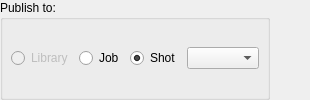
         <widget class="QFrame" name="frame">
          <property name="sizePolicy">
           <sizepolicy hsizetype="Preferred" vsizetype="Maximum">
            <horstretch>0</horstretch>
            <verstretch>0</verstretch>
           </sizepolicy>
          </property>
          <property name="frameShape">
           <enum>QFrame::NoFrame</enum>
          </property>
          <property name="frameShadow">
           <enum>QFrame::Raised</enum>
          </property>
          <layout class="QHBoxLayout" name="horizontalLayout_8">
           <property name="margin">
            <number>0</number>
           </property>
           <item>
            <widget class="QGroupBox" name="publishTo_groupBox">
             <property name="enabled">
              <bool>true</bool>
             </property>
             <property name="sizePolicy">
              <sizepolicy hsizetype="Maximum" vsizetype="Preferred">
               <horstretch>0</horstretch>
               <verstretch>0</verstretch>
              </sizepolicy>
             </property>
             <property name="title">
              <string>Publish to:</string>
             </property>
             <layout class="QHBoxLayout" name="publishTo_horizontalLayout">
              <property name="margin">
               <number>8</number>
              </property>
              <item>
               <widget class="QRadioButton" name="publishToLibrary_radioButton">
                <property name="enabled">
                 <bool>false</bool>
                </property>
                <property name="toolTip">
                 <string>&lt;html&gt;&lt;head/&gt;&lt;body&gt;&lt;p&gt;Publish to the global asset library location specified in the main Icarus settings. Published assets will be available to all jobs.&lt;/p&gt;&lt;/body&gt;&lt;/html&gt;</string>
                </property>
                <property name="autoFillBackground">
                 <bool>false</bool>
                </property>
                <property name="text">
                 <string>Library</string>
                </property>
                <property name="checked">
                 <bool>false</bool>
                </property>
                <property name="autoExclusive">
                 <bool>true</bool>
                </property>
               </widget>
              </item>
              <item>
               <widget class="QRadioButton" name="publishToJob_radioButton">
                <property name="enabled">
                 <bool>true</bool>
                </property>
                <property name="toolTip">
                 <string>&lt;html&gt;&lt;head/&gt;&lt;body&gt;&lt;p&gt;Publish to the assets directory for the current job. Published assets will be available to all shots belonging to this job.&lt;/p&gt;&lt;/body&gt;&lt;/html&gt;</string>
                </property>
                <property name="autoFillBackground">
                 <bool>false</bool>
                </property>
                <property name="text">
                 <string>Job</string>
                </property>
                <property name="checked">
                 <bool>false</bool>
                </property>
                <property name="autoExclusive">
                 <bool>true</bool>
                </property>
               </widget>
              </item>
              <item>
               <widget class="QRadioButton" name="publishToShot_radioButton">
                <property name="enabled">
                 <bool>true</bool>
                </property>
                <property name="toolTip">
                 <string>&lt;html&gt;&lt;head/&gt;&lt;body&gt;&lt;p&gt;Publish to the assets folder for the specified shot. Published assets will be available to this shot only.&lt;/p&gt;&lt;/body&gt;&lt;/html&gt;</string>
                </property>
                <property name="autoFillBackground">
                 <bool>false</bool>
                </property>
                <property name="text">
                 <string>Shot</string>
                </property>
                <property name="checked">
                 <bool>true</bool>
                </property>
                <property name="autoExclusive">
                 <bool>true</bool>
                </property>
               </widget>
              </item>
              <item>
               <widget class="QComboBox" name="publishToShot_comboBox">
                <property name="sizePolicy">
                 <sizepolicy hsizetype="Maximum" vsizetype="Fixed">
                  <horstretch>0</horstretch>
                  <verstretch>0</verstretch>
                 </sizepolicy>
                </property>
               </widget>
              </item>
             </layout>
            </widget>
           </item>
           <item>
            <spacer name="horizontalSpacer">
             <property name="orientation">
              <enum>Qt::Horizontal</enum>
             </property>
             <property name="sizeHint" stdset="0">
              <size>
               <width>40</width>
               <height>20</height>
              </size>
             </property>
            </spacer>
           </item>
          </layout>
         </widget>
